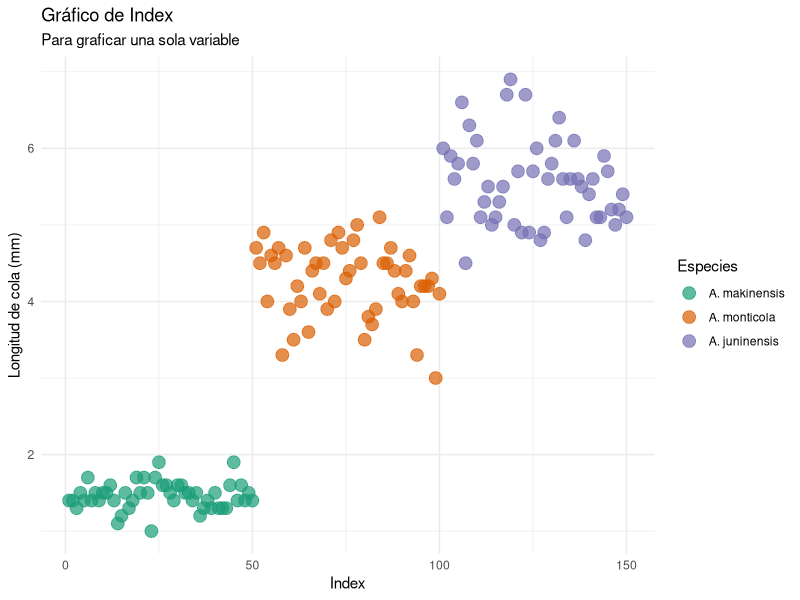

This chart was generated by the following R code:
library(tidyverse)
data(iris)
plotindex<- iris %>% mutate(index = 1:nrow(.)) %>% 
  ggplot(aes(x=index, y=Petal.Length, color=factor(Species,
                                                   labels = c("setosa"="A. makinensis",
                                                              "versicolor"="A. monticola",
                                                              "virginica"="A. juninensis"))))+
  geom_point(size=4, alpha=0.7)+
  labs(x="Index", y="Longitud de cola (mm)", color="Especies",
       title = "Gráfico de Index", subtitle="Para graficar una sola variable")+
  theme_minimal()+
  scale_color_brewer(palette = "Dark2")
theme(legend.position = "bottom")
plotindex